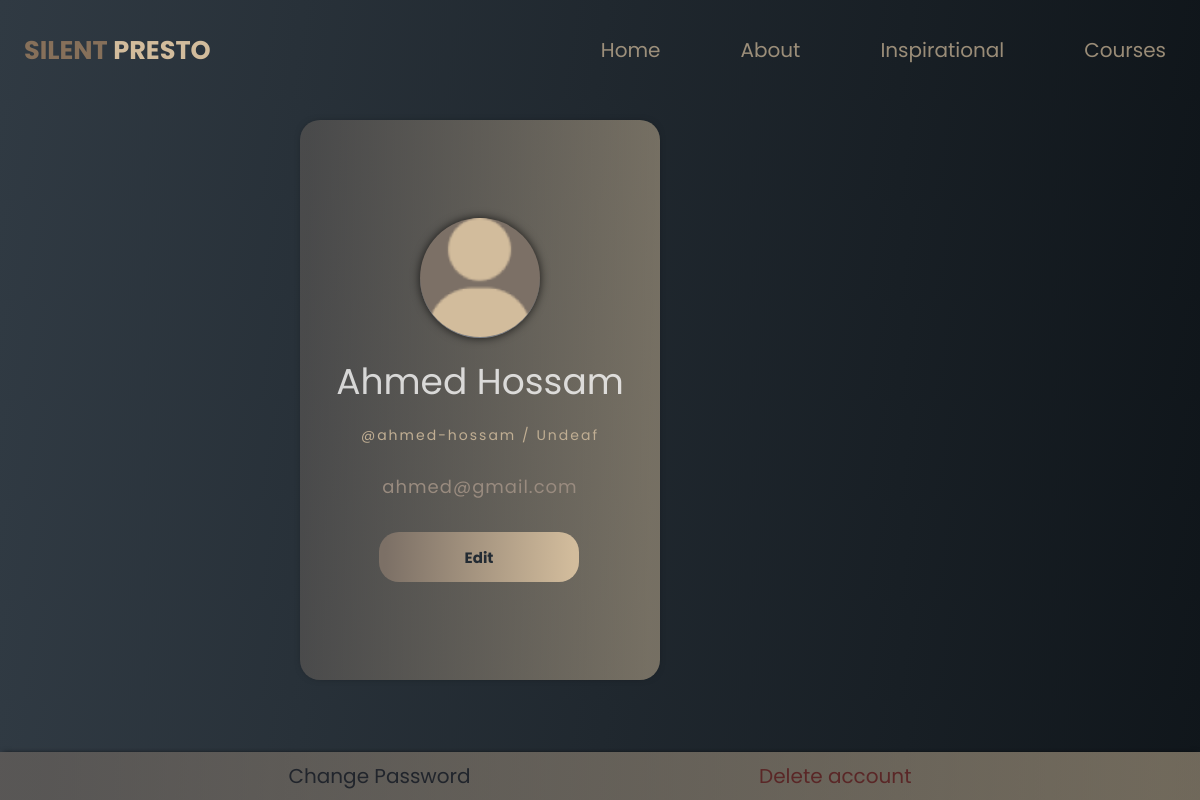
The app's page /update-profile/5 with its own data.
### deaf_undead/models.py (models this page shows, shortened)
class NewUser(models.Model):
    user = models.OneToOneField(User,on_delete=models.CASCADE)
    first_name = models.CharField(max_length=150)
    last_name = models.CharField(max_length=150)
    email = models.EmailField()
    profile = models.ImageField(upload_to='users/image/')
    user_type = models.CharField(max_length=30,choices=((i,i) for i in ["Deaf","Undeaf"]),blank=True)
    favorite_courses = models.ManyToManyField('AllCourses')
    class Meta:
        verbose_name_plural = 'New User'

### deaf_undead/views.py (the view)
# urls.py: path("update-profile/<int:pk>"                  , NewUserUpdateProfile.as_view()        , name="update"                 ),
class NewUserUpdateProfile(UpdateView):
    model                   = NewUser
    form_class              = UpdateNewUserProfile
    template_name           = 'setting.html'
    success_url             = "/home/"
    def get_context_data(self, **kwargs):
        context             = super().get_context_data(**kwargs)
        current_user        = self.request.user
        context["profile"]  = NewUser.objects.get(id=self.kwargs['pk'])
        return context

### deaf_undead/templates/setting.html (shortened to what this page needs)
{% extends 'base.html' %}
{% load static %}
{% block body_class_name %}body{% endblock body_class_name %}
{% block main_content %}
<div class="profile-wrapper">
    <div class="profile-image">
        {% if profile.profile %}
            <img src="{{profile.profile.url}}" alt="Silent Presto pic">
        {% else %}
            <img src="{% static '' %}img/user.png" alt="Silent Presto pic">
        {% endif %}
    </div>
    <div class="profile-username">
        <span id="profile-username-first">{{profile.first_name}} {{profile.last_name}}</span>
    </div>
    <div class="profile-intro">
        <span class="username">@{{profile.user.username}} / {{profile.user_type}}</span>
        <div class="profile-intro-Type">
            <h2 class="hd"></h2><br>
            {{profile.email}}
        </div>
    </div>
    <div class="profile-stats">
        <button id="edit">Edit</button>
    </div>
</div>
<div class="profile-accounts">
    <a href="{% url 'deaf_undead:change_password' %}" class="profile-account-link">Change Password</a>
    <link rel="stylesheet" type="text/css" href="https://common.olemiss.edu/_js/sweet-alert/sweet-alert.css">
    <a class="profile-account-link" id="red">Delete account</a>
</div>
{% endblock main_content %}

### static/css/style.css (style rules this page uses)
* { margin: 0; padding: 0; box-sizing: border-box; font-family: 'Poppins', sans-serif; }
body { background: linear-gradient(98.22deg, #10161B 0%, #303A43 100%); }
.body { display: flex; background: linear-gradient(98.22deg, #303A43 0%, #10161B 100%); width: 100%; height: 100px; }
#edit,#edit2 { position: relative; width: 80%; height: 50px; left: 10%; margin-top: 20px; background: linear-gradient(271.41deg, #D2BC9C 3.13%, #7C7066 96.67%); border: #987C55; color:#232B33; font-weight: bold; font-size: 22px; border-radius: 20px; cursor: pointer; }

### deaf_undead/templates/setting.html (style rules this page uses)
.profile-wrapper { position: absolute; top: 15vh; left: 35vw; background: linear-gradient(271.41deg, #d2bd9c7c 3.13%, #7c706667 96.67%); height: 70vh; width: 90vw; box-shadow: 0px 0px 10px -5px rgba(0, 0, 0, 0.75); border-radius: 20px; display: flex; flex-flow: column wrap; align-items: center; justify-content: center; }
.profile-image { position: relative; display: flex; width: 120px; height: 120px; box-sizing: border-box; background-color: #7C7066; border-bottom: 1px solid #7e8288; box-shadow: 0px 0px 10px 0 rgba(0, 0, 0, 0.75); overflow: hidden; border-radius: 50%; }
.profile-username { font-family: 'Poppins', sans-serif; color:#ffffffc5; font-size: 24px; margin-top: 1rem; text-align: center; }
.profile-intro { padding: 0rem 1rem 1rem 1rem; display: flex; flex-flow: column wrap; align-items: center; }
.username { font-size: 14px; color: #c0ae93; letter-spacing: 2px; margin-top: 1rem; }
.profile-intro-Type { font-size: 18px; color: #998b7f; line-height: normal; text-align: justify; letter-spacing: 1px; margin-top: 1rem; }
#edit { position: relative; width: 200px; margin-left:-35px; height: 50px; margin-top: 1rem; background: linear-gradient(271.41deg, #D2BC9C 3.13%, #7C7066 96.67%); border: #987C55; color:#232B33; font-weight: bold; font-size: 15px; border-radius: 20px; cursor: pointer; }
.profile-accounts { position: absolute; bottom: 0; left: 0; width: 100%; height: 3rem; display: flex; justify-content: space-evenly; align-items: center; box-shadow: 0px -2px 5px -3px rgba(0, 0, 0, 0.75); background: linear-gradient(271.41deg, #d2bd9c7e 3.13%, #7c706689 96.67%); }
.profile-account-link { text-decoration: none; color: #21252c; cursor: pointer; font-size: 20px; }
#red { color: rgb(90, 39, 39); }
@media (max-width:1200px) { .profile-wrapper { left: 25vw; } }
@media (max-height:1280px) { .profile-wrapper { top: 15vh; } }
@media (max-height:950px) { .profile-wrapper { top: 15vh; } }
@media screen and (min-width: 500px) { .profile-wrapper { width: 70vw; } }
@media screen and (min-width: 500px) { .profile-username { font-size: 36px; } }
@media screen and (min-width: 600px) { .profile-wrapper { width: 50vw; } }
@media screen and (min-width: 1200px) { .profile-wrapper { width: 30vw; } }

### records on screen
NewUser: first_name "Ahmed", last_name "Hossam", user.username "ahmed-hossam", user_type "Undeaf", email "ahmed@gmail.com"
